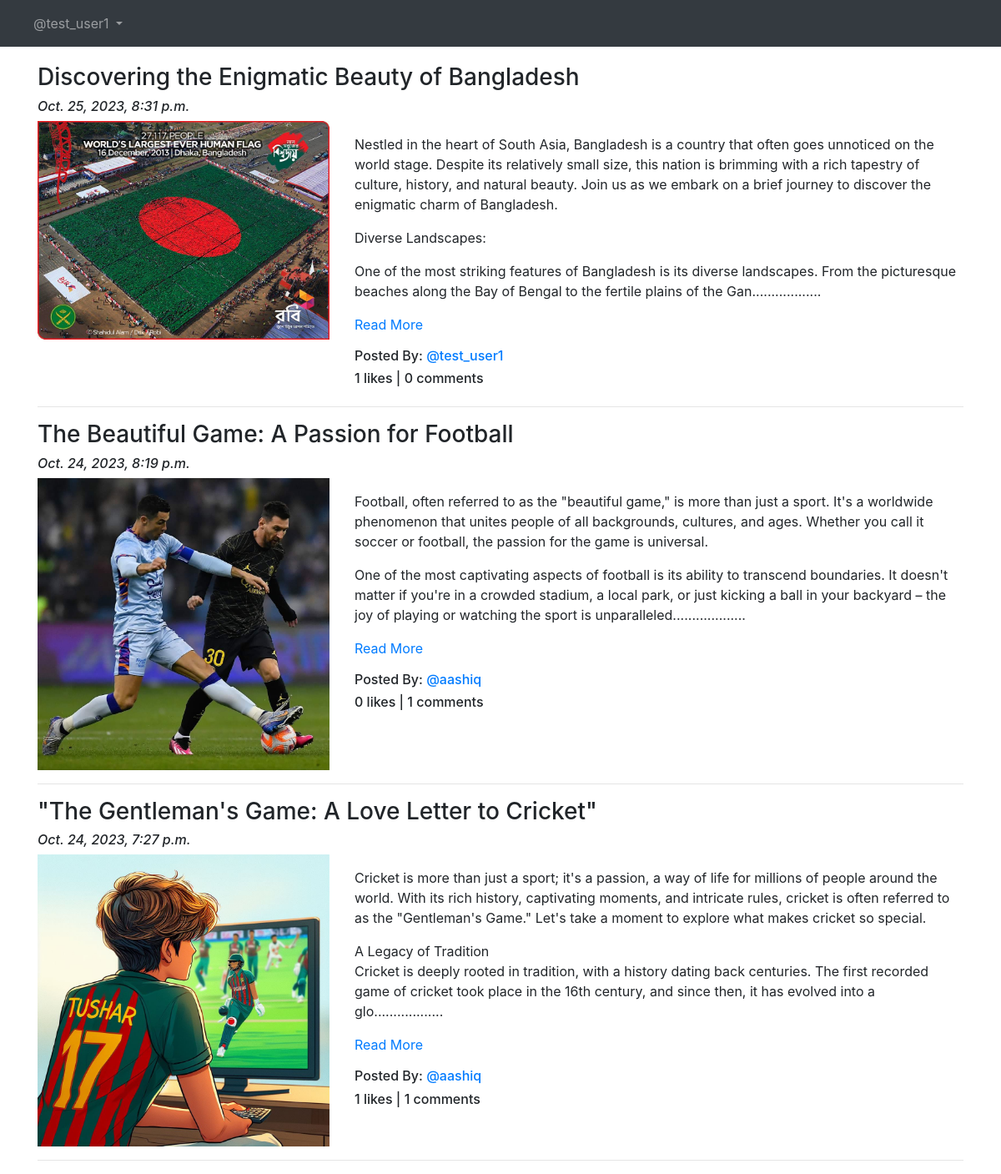
Page /blog (signed in) on the committed database.
### app_blog/models.py (models this page shows, shortened)
class Blog(models.Model):
    Author = models.ForeignKey(User,on_delete=models.CASCADE,related_name='post_author')
    blog_title = models.CharField(max_length=264, verbose_name="Put a Title")
    slug = models.SlugField(default="", null=False,max_length=264)
    blog_content = models.TextField(verbose_name="Whats on your mind")
    blog_image = models.ImageField(upload_to='blog_images', verbose_name='Image', blank=True)
    publish_date = models.DateTimeField(auto_now_add=True)
    update_date = models.DateTimeField(auto_now=True)
    class Meta :
        ordering = ['-publish_date']

### app_blog/views.py (the view)
class BlogList(ListView):
    context_object_name = 'blogs'
    model = Blog
    template_name = 'app_blog/blog_list.html'

### app_blog/templatetags/custom_filters.py (called while the page is built)
def range_filter(value):
    return value[0:500] + ".................."

### app_blog/templates/app_blog/blog_list.html (shortened to what this page needs)
{% extends 'base.html' %}
{% load static %}
{% load custom_filters %}
{% block content %}
{% for blog in blogs %}
<h3>{{blog.blog_title}}</h3>
<h6><i>{{blog.publish_date}}</i></h6>
<div class="row">
  <div class="col-sm-4">
    <img src="/media/{{blog.blog_image}}" alt="{{blog.blog_title}}" title="{{blog.blog_title}}" width="100%">
  </div>
  <div class="col-sm-8">
    <p>{{blog.blog_content|range_filter|linebreaks}} <a href="{% url 'app_blog:blog_details' pk=blog.id  %}">Read More</a></p>
    <h6>Posted By: <a href="#">@{{blog.Author}}</a></h6>
    <h6>{{ blog.liked_blog.count }} likes | {{blog.blog_comment.count}} comments </h6>
  </div>
</div>
<hr>
{% endfor %}
{% endblock content %}

### templates/base.html (shortened to what this page needs)
<!DOCTYPE html>
<html lang="en">
<head>
    <link rel="stylesheet" href="https://maxcdn.bootstrapcdn.com/bootstrap/4.4.1/css/bootstrap.min.css">
    <link rel="stylesheet" href="https://cdnjs.cloudflare.com/ajax/libs/font-awesome/4.7.0/css/font-awesome.min.css">
</head>
<body>
    <nav class="navbar navbar-expand-sm bg-dark navbar-dark">
        <ul class="navbar-nav">
          <li class="nav-item active">
            <a class="nav-link" href="{% url 'index' %}"><img src="/media/blog.jpg" width="100px" alt=""></a>
          </li>
          {% if user.is_authenticated %}
          <div class="nav-item dropdown">
            <a href="#" class="nav-link dropdown-toggle" id="navbardrop" data-toggle="dropdown">
              @{{user.username}}
            </a>
          </div>
          {% endif %}
        </ul>
    </nav>
    <div class="container" style="padding-top: 20px">
      {% block content %}
      {% endblock content%}
    </div>
</body>
</html>

### rows in the picture
Blog: blog_title "Discovering the Enigmatic Beauty of Bangladesh", publish_date "Oct. 25, 2023, 8:31 p.m.", blog_image (picture), blog_content|range_filter "Nestled in the heart of South Asia, Bangladesh is a country that often goes unnoticed on the world stage. Despite its relatively small size, this nation is brimming with a rich tapestry of culture, history, and natural beauty. Join us as we embark on a brief journey to discover the enigmatic charm of Bangladesh. Diverse Landscapes: One of the most striking features of Bangladesh is its diverse landscapes. From the picturesque beaches along the Bay of Bengal to the fertile plains of the Gan..................", Author "test_user1", liked_blog.count "1", blog_comment.count "0"
Blog: blog_title "The Beautiful Game: A Passion for Football", publish_date "Oct. 24, 2023, 8:19 p.m.", blog_image (picture), blog_content|range_filter "Football, often referred to as the \"beautiful game,\" is more than just a sport. It's a worldwide phenomenon that unites people of all backgrounds, cultures, and ages. Whether you call it soccer or football, the passion for the game is universal. One of the most captivating aspects of football is its ability to transcend boundaries. It doesn't matter if you're in a crowded stadium, a local park, or just kicking a ball in your backyard – the joy of playing or watching the sport is unparalleled...................", Author "aashiq", liked_blog.count "0", blog_comment.count "1"
Blog: blog_title "\"The Gentleman's Game: A Love Letter to Cricket\"", publish_date "Oct. 24, 2023, 7:27 p.m.", blog_image (picture), blog_content|range_filter "Cricket is more than just a sport; it's a passion, a way of life for millions of people around the world. With its rich history, captivating moments, and intricate rules, cricket is often referred to as the \"Gentleman's Game.\" Let's take a moment to explore what makes cricket so special. A Legacy of Tradition Cricket is deeply rooted in tradition, with a history dating back centuries. The first recorded game of cricket took place in the 16th century, and since then, it has evolved into a glo..................", Author "aashiq", liked_blog.count "1", blog_comment.count "1"

### other values in the picture
{{ user.username }} "test_user1"
